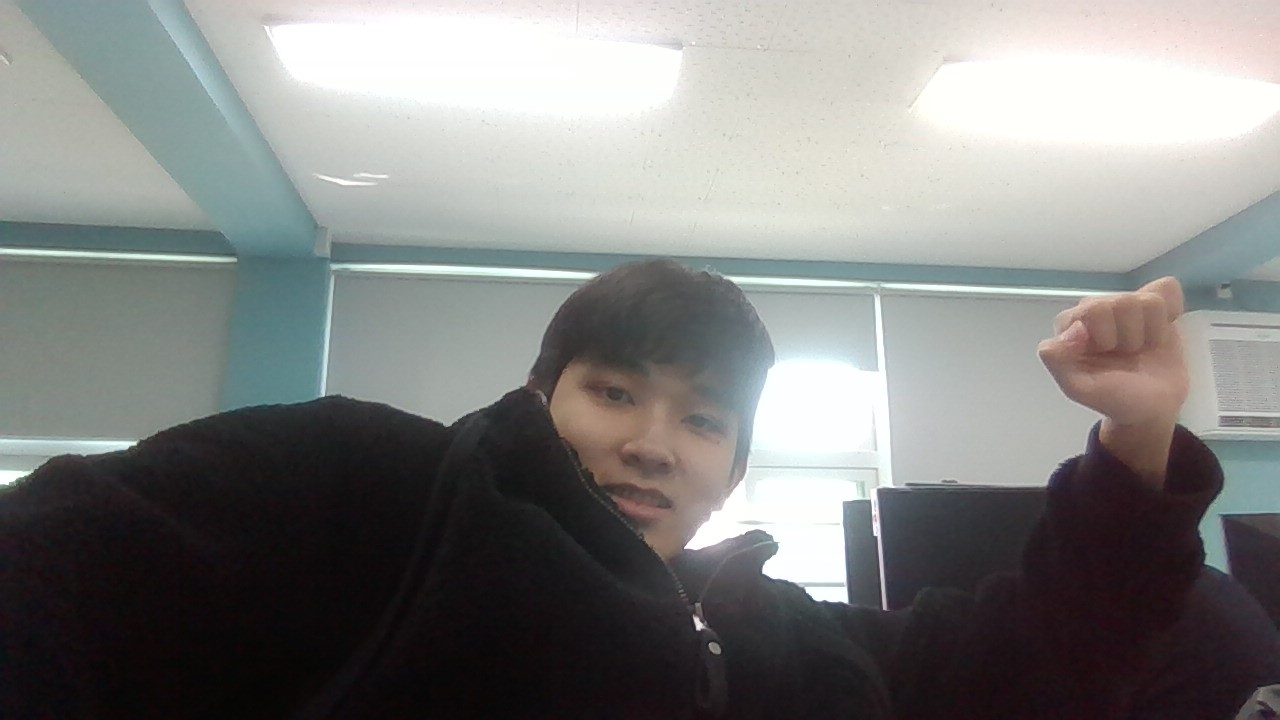
#> input picture opencv_work-master/images/20230331_1.jpg, 1280 x 720 px, given in place of the camera
$ python CamEdgeOutput.py   (Python 2 division)   (older library calls are emulated)
#> lines starting #> are read from the running program, lines starting #| are printed output that depends on the picture
import numpy as np
import cv2
import matplotlib.pylab as plt

CAMERA_ID = 0

def nothing():
    pass

cam = cv2.VideoCapture(CAMERA_ID)
if cam.isOpened() == False:
    print("cannot open Cam-%d" % (CAMERA_ID))
    exit()


cv2.namedWindow("CAM window")

cv2.createTrackbar("strength", "CAM window", 1, 10, nothing)

cv2.setTrackbarPos("strength", "CAM window", 1)

img = np.zeros((512, 512, 3), np.uint8)

while True:
    ret, frame = cam.read()
#> frame is the input picture: shape (720, 1280, 3); mean B, G, R 128.1, 129.7, 129.1
    blurVal = cv2.getTrackbarPos("strength", "CAM window")

    if(cv2.waitKey('o')):
#> (key Esc is pressed here)
        res = frame

    if(cv2.waitKey('s')):
#> (key Esc is pressed here)
        res = cv2.Sobel(frame, cv2.FILTER_SCHARR, blurVal/10, 1-(blurVal/10), ksize=3)
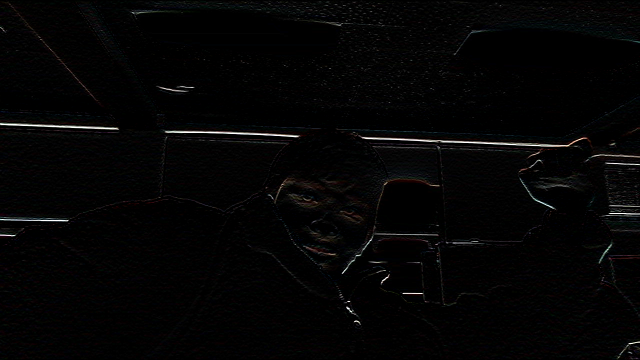
#> res: shape (720, 1280, 3) (shown at 1/2 size); mean B, G, R 4.3, 4.2, 4.4

    if(cv2.waitKey('c')):
#> (key Esc is pressed here)
        res = cv2.Scharr(frame, cv2.CV_32FC1, blurVal/10, 1-(blurVal/10))
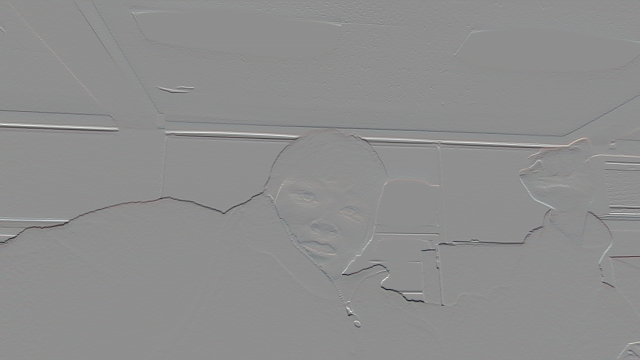
#> res: shape (720, 1280, 3) float32 (shown at 1/2 size); mean B, G, R -8.4, -8.5, -8.4; drawn with min black and max white

    if(cv2.waitKey('l')):
#> (key Esc is pressed here)
        res = cv2.Laplacian(frame, cv2.CV_32FC1, ksize=blurVal)

    cv2.imshow("CAM window", res)
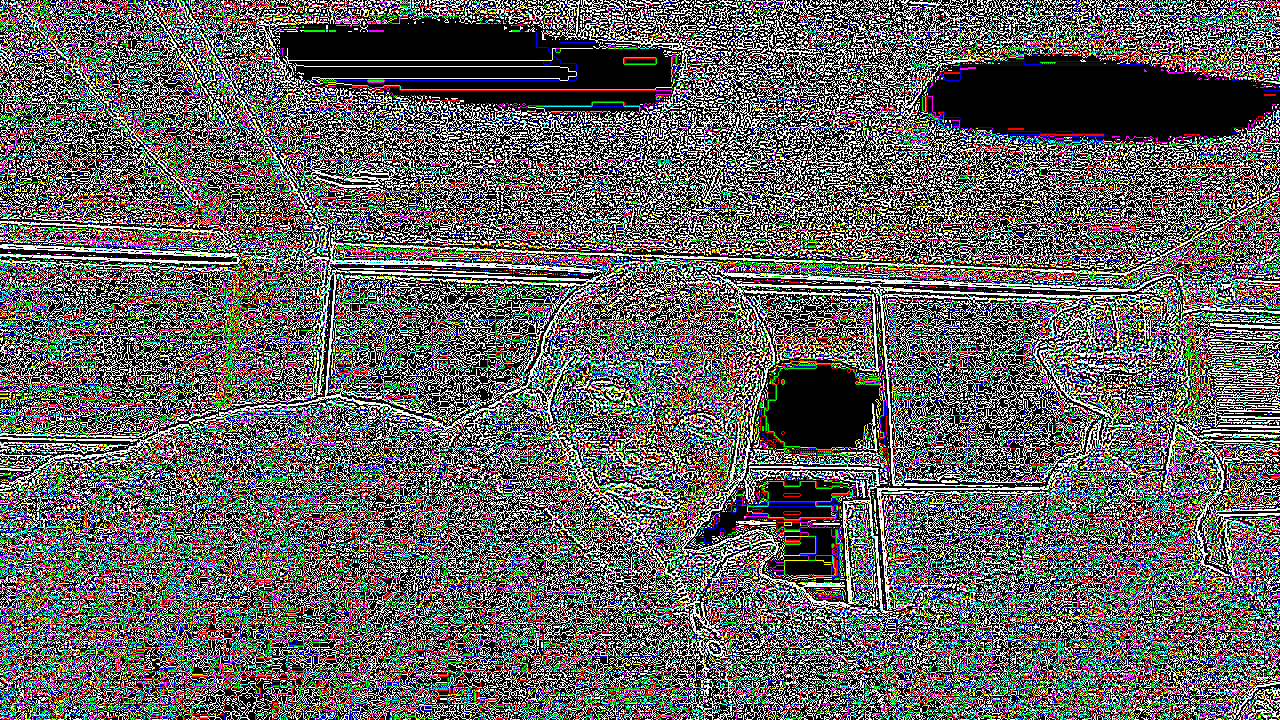
#> window 'CAM window': shape (720, 1280, 3); mean B, G, R 97.9, 97.4, 99.3

    if(cv2.waitKey(10) > 0):
#> (key Esc is pressed here)
        cam.release()
        exit()
#> (the program exits here)

$ run again, on opencv_work-master/images/20230331_2.jpg
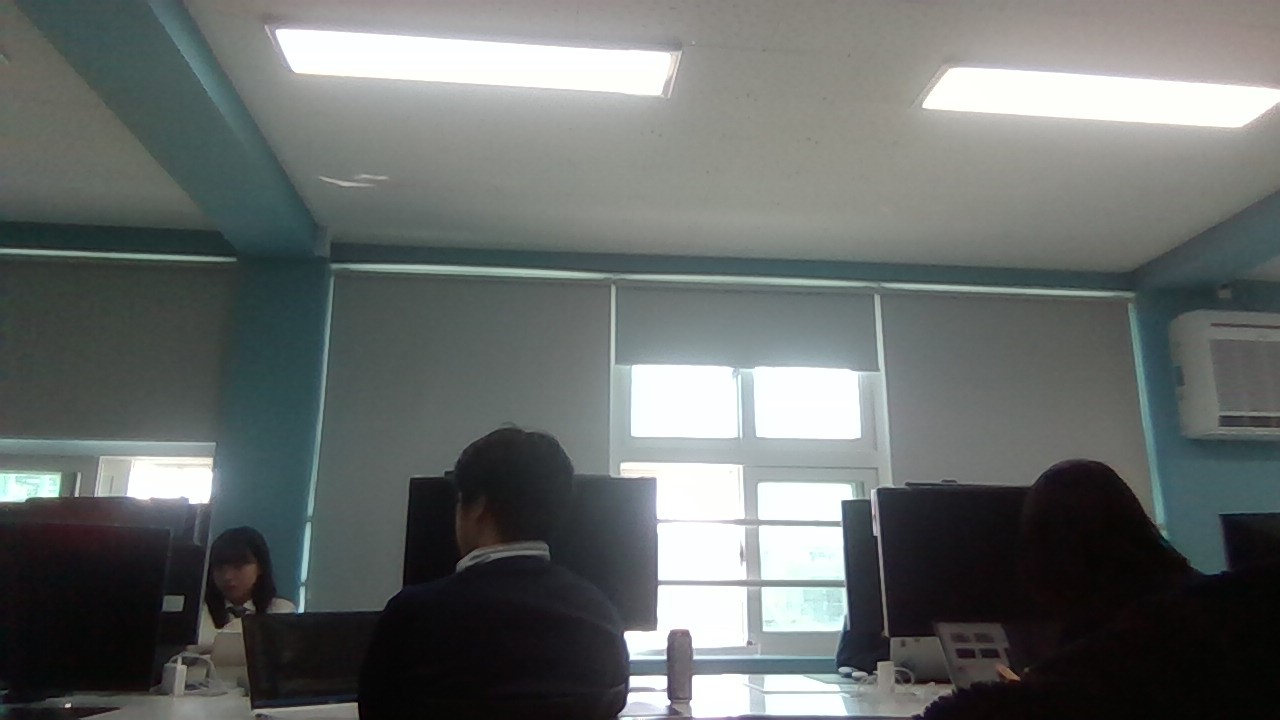
#> input picture opencv_work-master/images/20230331_2.jpg, 1280 x 720 px, given in place of the camera
#> frame is the input picture: shape (720, 1280, 3); mean B, G, R 106.3, 107.5, 103.1
#> `res = cv2.Laplacian(frame, cv2.CV_32FC1, ksize=blurVal)`:
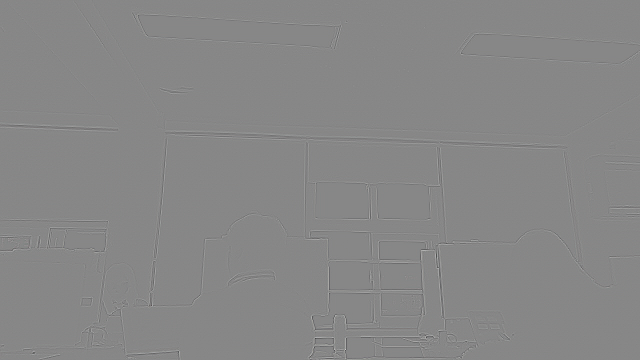
#> res: shape (720, 1280, 3) float32 (shown at 1/2 size); mean B, G, R 0, 0, 0; drawn with min black and max white
#> `cv2.imshow("CAM window", res)`:
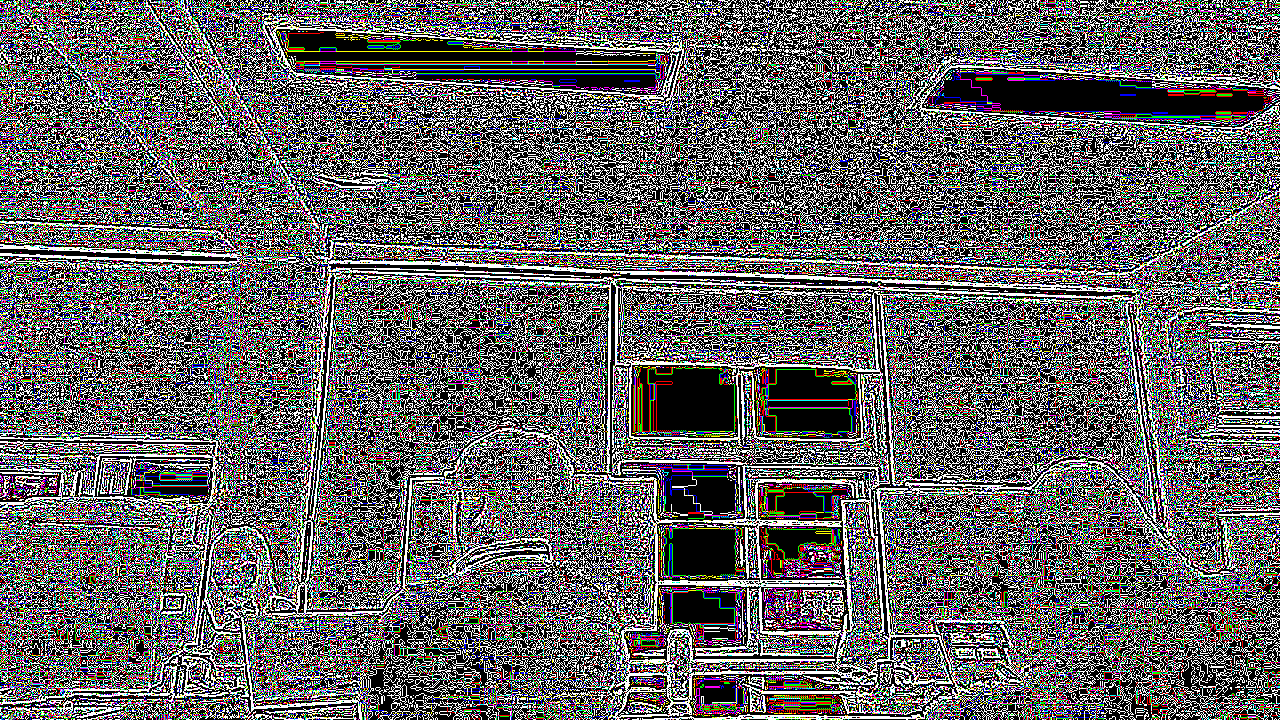
#> window 'CAM window': shape (720, 1280, 3); mean B, G, R 98.1, 97.9, 99.7

$ run again, on opencv_work-master/images/20230403_14.jpg
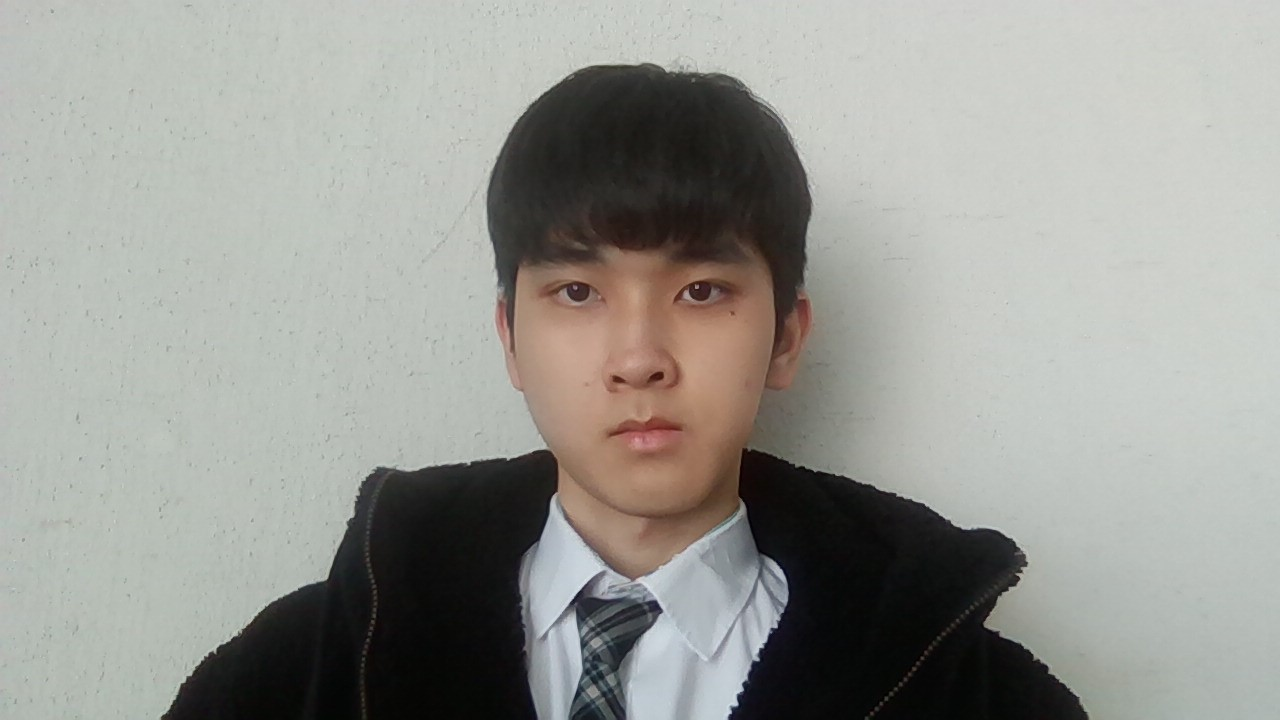
#> input picture opencv_work-master/images/20230403_14.jpg, 1280 x 720 px, given in place of the camera
#> frame is the input picture: shape (720, 1280, 3); mean B, G, R 148, 153.3, 152.8
#> `res = cv2.Scharr(frame, cv2.CV_32FC1, blurVal/10, 1-(blurVal/10))`:
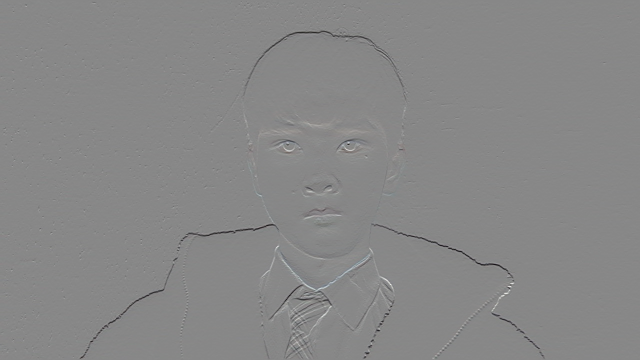
#> res: shape (720, 1280, 3) float32 (shown at 1/2 size); mean B, G, R -5.5, -5.6, -5.7; drawn with min black and max white
#> `cv2.imshow("CAM window", res)`:
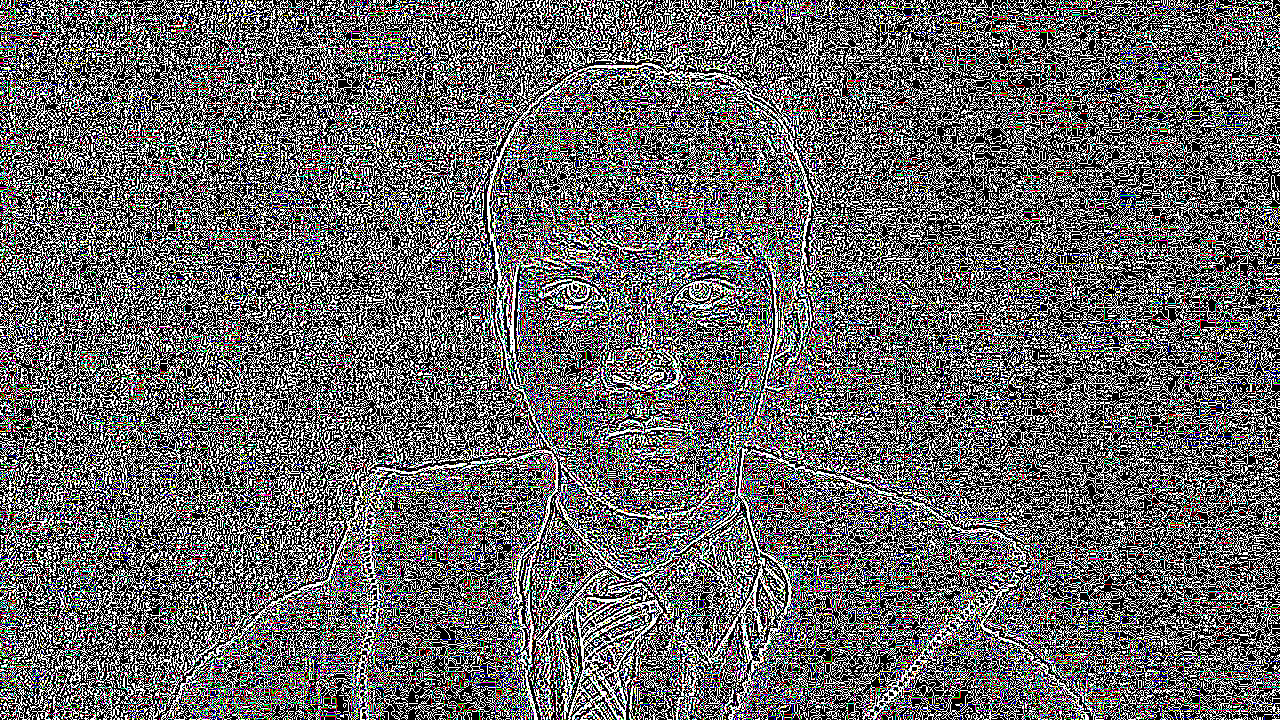
#> window 'CAM window': shape (720, 1280, 3); mean B, G, R 102.3, 102, 102.7
